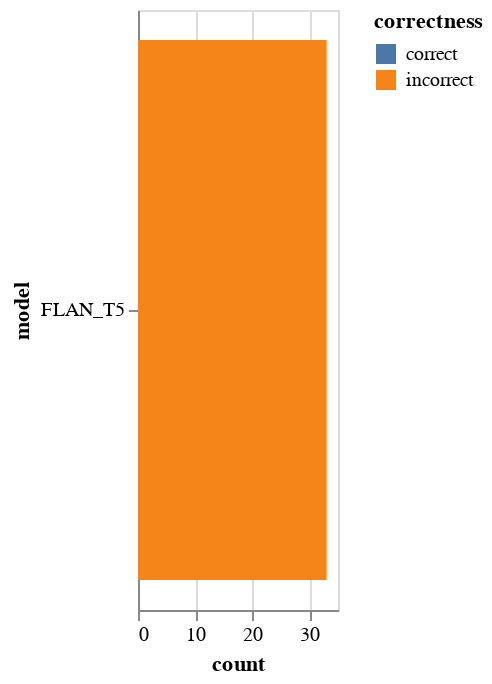

Notebook code cell kept with this figure:
### Code cell
group_length_200.visualize_models(models=["FLAN_T5"])

### Figure 1 — Vega-Lite specification as saved in the notebook (floating-point values rounded to 4 significant figures)
{"$schema": "https://vega.github.io/schema/vega-lite/v3.2.1.json", "config": {"mark": {"tooltip": null}, "view": {"height": 300, "width": 400}}, "data": {"name": "data-16dc8f24917c1cb442088268770311db"}, "datasets": {"data-16dc8f24917c1cb442088268770311db": [{"correctness": "correct", "count": 0, "model": "FLAN_T5"}, {"correctness": "incorrect", "count": 33, "model": "FLAN_T5"}]}, "encoding": {"color": {"field": "correctness", "scale": {"domain": ["correct", "incorrect"]}, "type": "nominal"}, "tooltip": [{"field": "model", "type": "nominal"}, {"field": "count", "type": "quantitative"}, {"field": "correctness", "type": "nominal"}], "x": {"field": "count", "stack": "zero", "type": "quantitative"}, "y": {"field": "model", "type": "nominal"}}, "mark": "bar", "width": 100}
